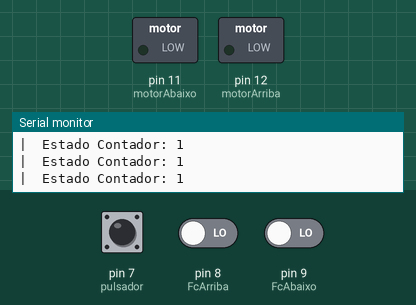
This sketch was run on a simulated Arduino Uno, built with avr-gcc and run on an emulated ATmega328P. Parts: switched loads named in the sketch (green lamp = pin HIGH), the last lines printed to the serial monitor. Inputs (shaded band) come from the test bench; at power-on: pin 7 (pulsador) LOW, pin 8 (FcArriba) LOW, pin 9 (FcAbaixo) LOW.

Above: at 1.2 s.
1.3 s: pin 7 (pulsador) pulled HIGH for 0.15 s
At 2.3 s:
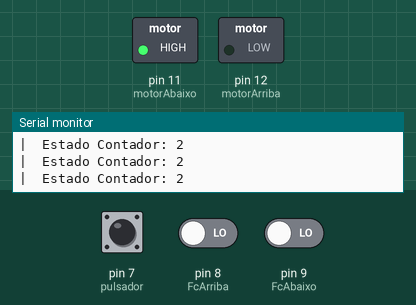
2.9 s: pin 7 (pulsador) pulled HIGH for 1 s
At 4.8 s:
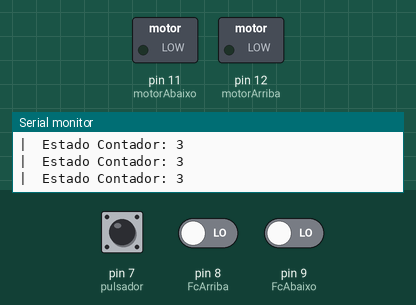
5.4 s: pin 7 (pulsador) pulled HIGH for 0.15 s
At 6.7 s:
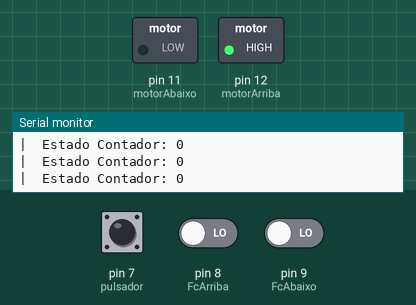
7.0 s: pin 7 (pulsador) pulled HIGH for 3.2 s
At 10.8 s:
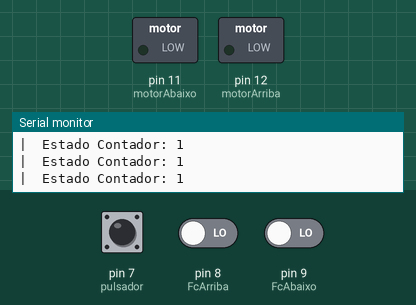
Timing chart, 0 to 12.3 s (numbered marks = the images above; inputs shaded):
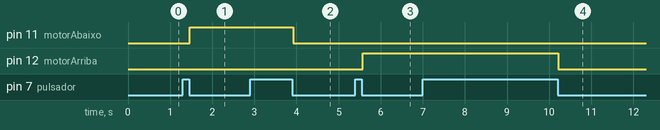

Measured:
- after the input at 1.3 s, pin 11 (motorAbaixo): LOW → HIGH after 0.17 s
- after the input at 2.9 s, pin 11 (motorAbaixo): HIGH → LOW after 1.0 s
- after the input at 5.4 s, pin 12 (motorArriba): LOW → HIGH after 0.17 s
- after the input at 7.0 s, pin 12 (motorArriba): HIGH → LOW after 3.2 s

The sketch:

Xanela03.ino
```cpp
/*
Práctica 22, Xanela de carro (III).
Programa para simular función dunha fiestra movil de maneira simplificada.
O funcionamento é o seguinte:
Dispoñemos dun botón (pin 7 do Arduíno) para a baixada e subida da xanela, e 2 botóns que simulan fins de carreira ( Pin 8 fcArriba e Pin 9 fcAbaixo).
O funcionamento parte do estado do pulsador en 1, no que a xanela está parada arriba, accionada polo FcArriba; cando pulsamos
o botón pásase ao estado 2, no que se activa o motor que fai baixar a xanela (motorAbaixo). Cando prememos o FcAbaixo o estado cambia ao 3, no que o motor se para simulando que a xanela está baixada. Se pulsamos novamente o botón, pasaremos ao estado 0, no que a xanela comeza a subir debido a que se activou (motorArriba). Este sería o funcionamento, no que tamén se pasaría do estado de subida ao de baixada ou ao revés se prememos 2 veces seguidas o botón de arriba/abaixo.

Entradas Pulsador (3x dixital)
Saidas: Rele (2x dixital)

Autor: Manuel Dominguez
Data: 10 Febreiro de 2023
*/

#define motorArriba 12    // Aquí indica molle a Arduino que a acción motorArriba está definida no pin 12
#define motorAbaixo 11    // Aquí indica molle a Arduino que a acción motorArriba está definida no pin 11
#define pulsador     7    // Aquí indica molle a Arduino que a acción pulsador está definido no pin 7
#define FcArriba	   8    // Aquí indica molle a Arduino que a acción FcArriba está definido no pin 7
#define FcAbaixo	   9    // Aquí indica molle a Arduino que a acción FcAbaixo está definido no pin 7

int estado = 1;       // o valor é un numero enteiro, pode ser 0,1,2,3 ...
int contador = 0;    // contador para o numero de impulsos do motor


void setup() {			// Aquí definimos as entradas e saídas dos pins + a velocidade de sincronismodas comunicacións

  pinMode(motorArriba, OUTPUT);     // Aquí explicámolle a Arduino que o pin motorArriba é unha saída
  pinMode(motorAbaixo, OUTPUT);     // Aquí explicámolle a Arduino que o pin motorAbaixo é unha saída
  pinMode(pulsador, INPUT);         // Aquí explicamos a Arduino que o pin pulsador é unha entrada
  pinMode(FcArriba, INPUT);         // Aquí explicámolle a Arduíno que FcArriba é unha entrada
  pinMode(FcAbaixo, INPUT);         // Aquí explicámolle a Arduíno que FcAbaixo é unha entrada

  Serial.begin(9600);              //velocidade sincronismo das comunicacions
}


void loop() {		          //Esta parte é na que se executa o código "bucle"
                          //Lectura dos pulsadores

  if(digitalRead(pulsador)) {	            // Pulsador marcha/paro	(lectura = pulsación)
    estado= (++estado) % 4; 	             /* Actualización do estado para estar entre 0 e 3.
                                             Isto signifa realizar a seguinte operación: Ao estado súmaselle unha unidade,e ese resultado divídese entre 4,
                                             que vai dar 0, pero nesa división sempre hai un resto; que vai ser o valor empregado para actualizar o estado.*/

   while(digitalRead(pulsador));{        // Comando while; quere dicir que mentras fai a operación anterior espere 20 milisegundos
      delay(20);
      }
    }

 if(digitalRead(FcArriba)) {            // Fin Carreira posición superior
   if(estado != 2 ) {			                // Se o estado é distinto de 2, actualiza a 1
      estado= 1;  				                  // Xanela parada arriba

   }
      delay(20);                        // Esperar 20 milisegundos

  }


  if(digitalRead(FcAbaixo)) {	         	// Comando "if"; quere dicir que si se produce a lectura do Final carreira posición inferior (está activada), realice as seguintes accións:
     if(estado != 0 ) {                 // Comando "if"; quere dicir que si o estado non é 0, que sexa 3 ( vese na seguinte liña)
    estado = 3;			                     // Xanela parada abaixo
     }
      delay(20);                       // Esperar 20 milisegundos

  }

                          // fin lectura do pulsador

                          // Comandos para a impresión de valores no monitor serie
  Serial.print("|  Estado Contador: ");
  Serial.println(estado);

                       // Accionamento dos motores


    if(estado == 0 ) {                      // Se o estado é 0, que realice as seguintes accións:
      digitalWrite(motorArriba, HIGH);      // A saída dixital motorArriba que se active
      digitalWrite(motorAbaixo, LOW);       // A saída dixital motorAbaixo que non se active (enclavamento)
      delay(70);                            // Esperar 70 milisegundos antes de volver executar bucle

  }
   else if (estado == 2) {                 /* Comandos "else" (senon fai isto) + "if" (si se cumple esto); no que queremos dicir que se o estado non é cero,
                                             pero é dous, que realice as seguintes accións: */

     digitalWrite(motorArriba,LOW);       // A saída dixital motorArriba que non se active
     digitalWrite(motorAbaixo, HIGH);    // A saída dixital motorAbaixo que se active
     delay(70);                          // Agardar 70 milisegundos

   }
    else {                              // Comando "else" (senon fai isto); no que di que se o estado non é 0 nin 3 que realice as seguintes accións:
      digitalWrite(motorArriba, LOW);   // A saída dixital motorArriba que non se active
     digitalWrite(motorAbaixo,LOW);    // A saída dixital motorAbaixo que non se active
     delay(70);                        //  Agardar 70 milisegundos


    }
 }
                                                              //FIN PROCESO
```
